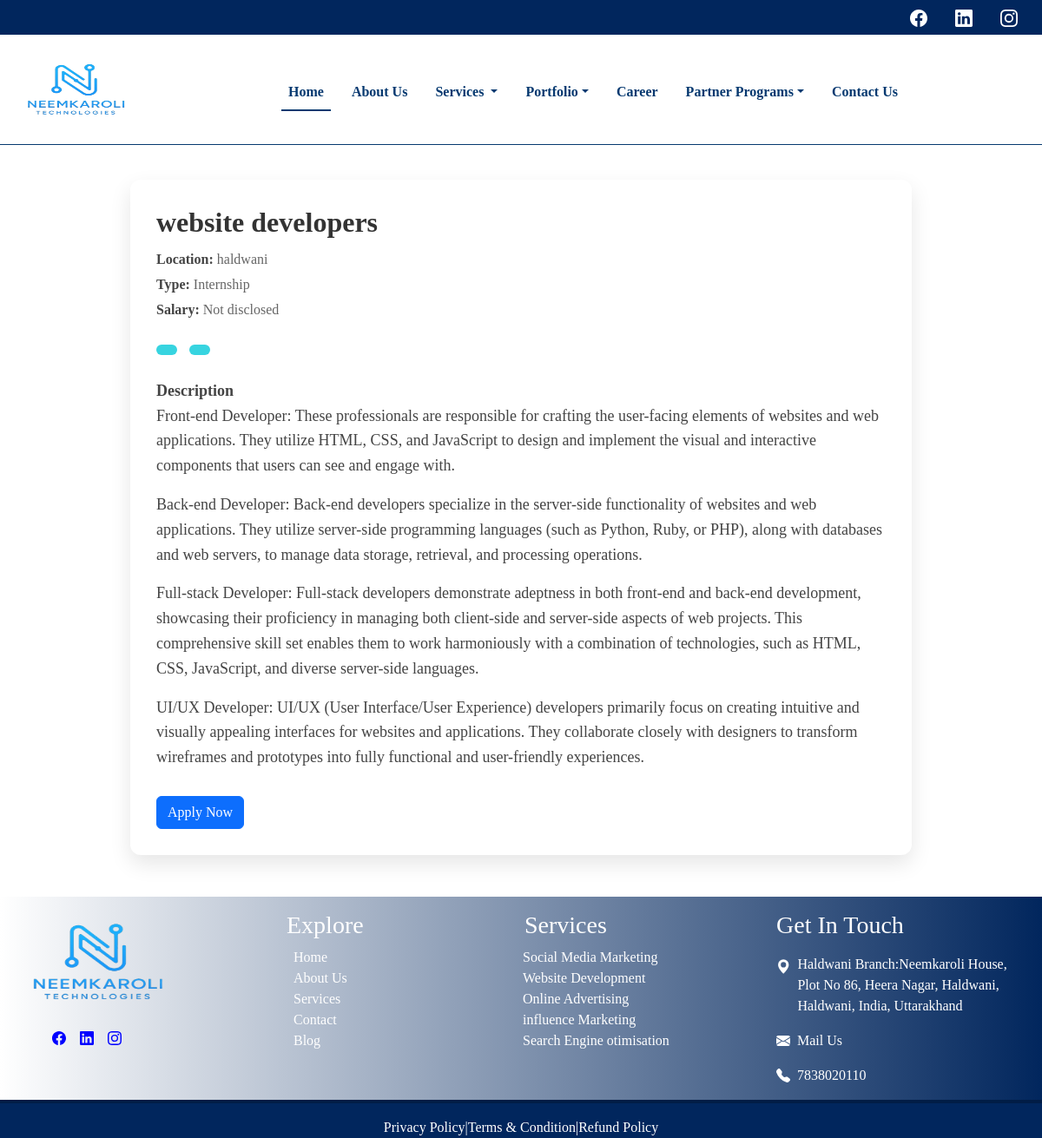
Page /app/job/9/ on the earlier database version.
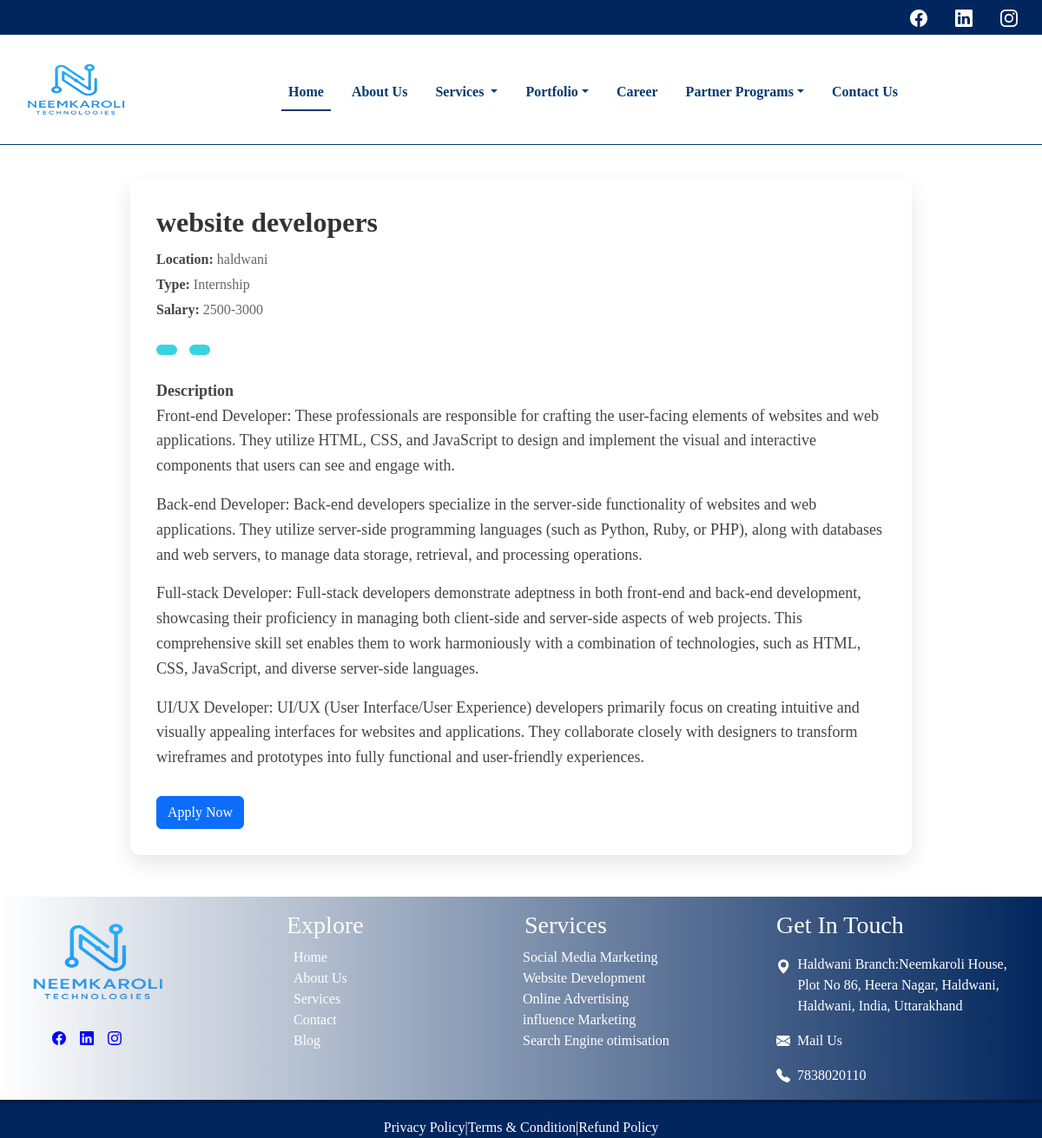
Same page on the later database version.
### my_app/models.py (models this page shows, shortened)
class JobPost(models.Model):
    title = models.CharField(max_length=255)
    location = models.CharField(max_length=100)
    experience = models.CharField(max_length=50)
    job_type = models.CharField(max_length=20, choices=JOB_TYPE_CHOICES)
    salary = models.CharField(max_length=100, blank=True, null=True)
    description = models.TextField()
    posted_on = models.DateField(auto_now_add=True)

### my_app/views.py (the view)
# urls.py: path('job/<int:pk>/', views.job_detail, name='job_detail'),
def job_detail(request, pk):
    job = get_object_or_404(JobPost, pk=pk)
    return render(request, 'my_app/job_detail.html', {'job': job})

### my_app/templates/my_app/job_detail.html (shortened to what this page needs)
{% extends 'layout.html' %}
{% block content %}
<div class="job-detail-container">
    <h1 class="job-title">{{ job.title }}</h1>
    <div class="job-meta">
    <strong>Location:</strong> {{ job.location }} <br>
    <strong>Type:</strong> {{ job.job_type }} <br>
    <strong>Salary:</strong> {{ job.salary|default:"Not disclosed" }}
</div>
    <div class="job-tags">
        <span>{{ job.experience_level }}</span>
        <span>{{ job.category }}</span>
    </div>
    <div class="job-description">
        <strong>Description</strong><br>
        {{ job.description|linebreaks }}
    </div>
<button type="button" class="btn btn-primary" data-bs-toggle="modal" data-bs-target="#applyModal">
  Apply Now
</button>
</div>
{% endblock %}

### templates/layout.html (shortened to what this page needs)
{% load static %}
<!DOCTYPE html>
<html lang="en">
<head>
    <link rel="stylesheet" href="{% static 'css/styles.css' %}">
    <link href="https://cdn.jsdelivr.net/npm/bootstrap@5.3.7/dist/css/bootstrap.min.css" rel="stylesheet"
>
</head>
<body>
    <header>
        <div class="container-fluid" style="background-color:#01265d;">
                    <ul class="nav justify-content-end">
                        <li class="nav-item ">
                            <a class="nav-link text-white" href="https://www.facebook.com/profile.php?id=61577864141320" style="color:#063970;">
                                </a>
                        </li>
                        <li class="nav-item">
                            <a class="nav-link  text-white" href="https://www.linkedin.com/company/neemkaroli-technologies/?viewAsMember=true" style="color:#063970;">
                                </a>
                        </li>
                        <li class="nav-item">
                            <a class="nav-link text-white" href="#" style="color:#063970;">
                            </a>
                        </li>
                    </ul>
        </div>
    </header>
    <section class="sticky-top">
        <nav class="navbar navbar-expand-lg  ">
            <div class="container-fluid">
                <a class="navbar-brand" href="#">
                    <img src="{% static 'images/NKTBG-removebg-preview.png' %}" alt="Logo" width="150" height="100">
                </a>
                <div class="collapse navbar-collapse" id="navbarSupportedContent">
                    <ul class="navbar-nav  nav-underline mt-2 m-auto">
                        <li class="nav-item">
                            <a class="nav-link active" aria-current="page" href="{% url 'my_app:home_two'%}"
                                style="color:#063970;"><b>Home</b></a>
                        </li>
                        <li class="nav-item">
                            <a class="nav-link" href="{% url "my_app:about_us" %}" style="color:#063970;"><b>About us</b></a>
                        </li>
                        <li class="nav-item dropdown">
                            <a class="nav-link dropdown-toggle" style="color:#063970;"href="#" role="button" data-bs-toggle="dropdown" aria-expanded="false">
                                <b>Services</b>
                            </a>
                        </li>
                        <li class="nav-item dropdown">
                            <a class="nav-link dropdown-toggle" style="color:#063970;"href="#" role="button" data-bs-toggle="dropdown" aria-expanded="false">
                                <b>Portfolio</b></a>
                        </li>
                        <li class="nav-item">
                            <a class="nav-link" href="{% url "my_app:career" %}" style="color:#063970;"><b>Career</b></a>
                        </li>
                        <li class="nav-item dropdown">
                            <a class="nav-link dropdown-toggle" style="color:#063970;"href="#" role="button" data-bs-toggle="dropdown" aria-expanded="false">
                                <b>Partner Programs</b></a>
                        </li>
                        <li class="nav-item">
                            <a class="nav-link " href="{% url "my_app:contact" %}" style="color:#063970;"><b>Contact us</b></a>
                        </li>
                    </ul>
                </div>
            </div>
        </nav>
    </section>
    {% block content %}{% endblock %}
<footer>
    <div class="container-fluid mt-5" height="200" width="300">
        <div class="row col-lg-12 col-md-12 me-0 footer">
            <div class="col-lg-3 col-md-3">
                <img src="{% static 'images/NKTBG-removebg-preview.png'%}" height="150" width="200">
                <ul class="d-flex" style="list-style:none;">
                    <li class="ms-3">
                        <a href="https://www.facebook.com/profile.php?id=61577864141320" style="color:blue ;">
                        </a>
                    </li>
                    <li class="ms-3">
                        <a href="https://www.linkedin.com/company/neemkaroli-technologies/?viewAsMember=true" style="color:blue ">
                        </a>
                    </li>
                    <li class="ms-3">
                        <a href="#" style="color:blue ;">
                        </a>
                    </li>
                </ul>
            </div>
            <div class="col-lg-3 col-md-3 mt-3">
                <h3 class="ms-4" style="color:white;">Explore</h3>
                <ul>
                    <li ><a href="{% url "my_app:home_two" %}">Home</a></li>
                    <li ><a href="{% url "my_app:about_us" %}">About Us</a></li>
                    <li ><a href="#">Services</a></li>
                    <li ><a href="{% url "my_app:contact" %}">Contact</a></li>
                    <li ><a href="#">Blog</a></li>
                </ul>
            </div>
            <div class="col-lg-3 col-md-3 mt-3 ">
                <h3 class="ms-1" style="color:white;">Services</h3>
                <ul>
                    <li ><a href="{% url "my_app:media" %}" style="margin-left:-30px;">Social Media Marketing</a></li>
                    <li ><a href="{% url "my_app:web" %}" style="margin-left:-30px;">Website Development</a></li>
                    <li ><a href="#" style="margin-left:-30px;">Online Advertising</a></li>
                    <li ><a href="#" style="margin-left:-30px;">influence Marketing</a></li>
                    <li ><a href="{% url "my_app:about" %}" style="margin-left:-30px;">Search Engine otimisation</a></li>
                </ul>
            </div>
            <div class="col-lg-3 col-md-3 mt-3 ">
                <h3 style="color:white;">Get In Touch</h3>
                <a href="#" class="d-flex "><svg xmlns="http://www.w3.org/2000/svg" width="45" height="45" fill="currentColor" class="bi bi-geo-alt-fill colorchange" viewBox="0 0 16 16"style="color:white;" >
                            <path d="M8 16s6-5.686 6-10A6 6 0 0 0 2 6c0 4.314 6 10 6 10m0-7a3 3 0 1 1 0-6 3 3 0 0 1 0 6"/>
                    </svg>
                    <p class="ms-2 mt-2">Haldwani Branch:Neemkaroli House, Plot No 86, Heera Nagar, Haldwani, Haldwani, India, Uttarakhand</p>
                </a>
                <a href="https://mail.google.com/mail/?view=cm&fs=1&to=sales@neemkarolitechnologies.com" class="d-flex">
                    <p class="ms-2">Mail Us</p>
                </a>
                <a href="tel:+917838020110" class="d-flex  ">
                    <p class="ms-2">7838020110</p>
                </a>
            </div>
        </div>
    </div>
    <div class="container-fluid "style="background-color:#01265d" height="200" width="300">
    <div class="row">
            <hr style="border:2px solid black">
            <div class="col-lg-12 col-md-12 text-center text-white">
                Privacy Policy|Terms & Condition|Refund Policy
            </div>
        </div>
    </div>
</footer>
</body>
</html>

### static/css/styles.css (style rules this page uses)
a,ul { text-decoration: none !important; list-style:none; }

### templates/layout.html (style rules this page uses)
body { margin:0px; padding:0px; }
.navbar { background-color: white; border-bottom: 1px solid #063970; font-family: Georgia, 'Times New Roman', Times, serif; }
* { margin:0px; padding: 0px; font-family: Georgia, 'Times New Roman', Times, serif !important; }
.nav-link { text-transform: capitalize; }
footer a { color:white; }
footer { background:linear-gradient(to right, white,#01265d) }

### my_app/templates/my_app/job_detail.html (style rules this page uses)
.job-detail-container { max-width: 900px; margin: 40px auto; padding: 30px; background: #fff; border-radius: 12px; box-shadow: 0 10px 25px rgba(0,0,0,0.1); font-family: 'Segoe UI', sans-serif; }
.job-title { font-size: 32px; font-weight: 700; color: #333; margin-bottom: 10px; }
.job-meta { font-size: 16px; color: #666; margin-bottom: 20px; line-height: 1.8; }
.job-meta strong { color: #444; }
.job-description { font-size: 18px; line-height: 1.6; color: #444; margin-bottom: 30px; }
.job-tags { margin-bottom: 20px; }
.job-tags span { display: inline-block; background: #37d4e0ff; color: #333; font-size: 14px; padding: 6px 12px; margin-right: 10px; border-radius: 6px; }

Differences in the rows shown:
changed JobPost "website developers": salary "Not disclosed" → "2500-3000"
